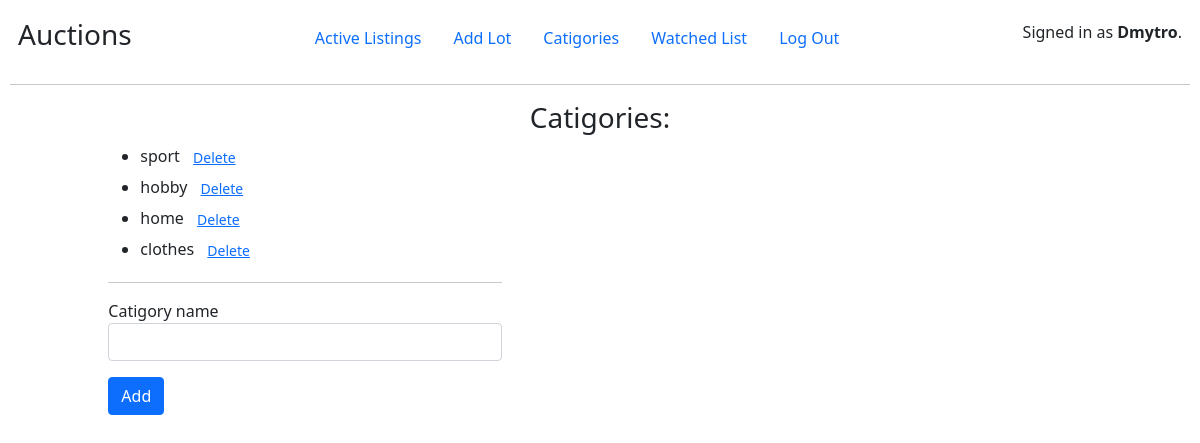
/catigories (signed in), run on an earlier commit of the app's database.
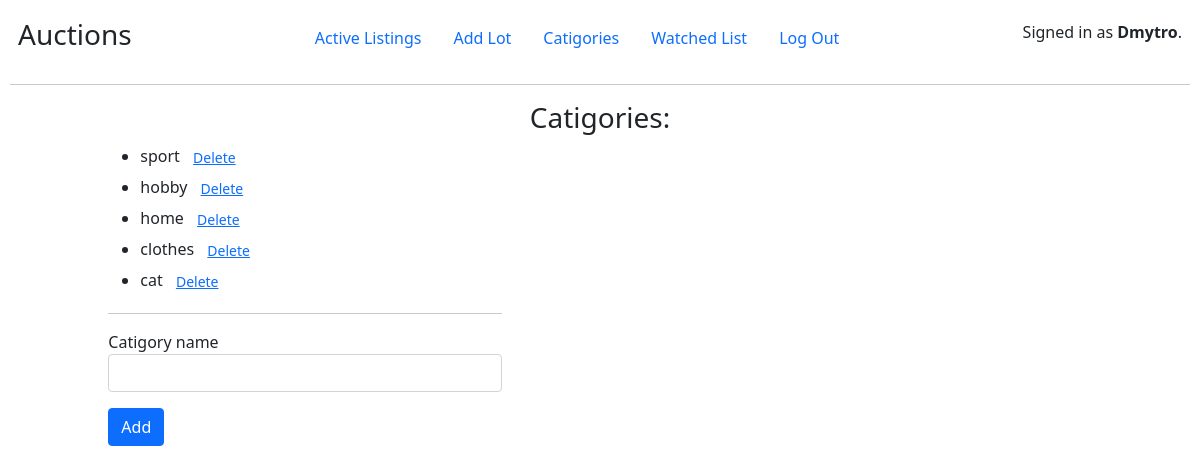
And on a later commit of the database.
### auctions/models.py (models this page shows)
class Catigory(models.Model):
    catigory_name = models.CharField(max_length=64, unique=True)
    def __str__(self):
        return self.catigory_name

### auctions/views.py (the view)
# urls.py: path('catigories', catigory_list, name='catigories_list_url'),
@login_required(login_url='login')
def catigory_list(request):
    catigories = Catigory.objects.all()
    if request.method == 'POST':
        bound_form = CatigoryForm(request.POST)
        if bound_form.is_valid():
            bound_form.save()
            return redirect('catigories_list_url')
        else:
            return render(request, 'auctions/catigories_list.html', {"form": bound_form, "catigories": catigories})
    else:
        form = CatigoryForm()
        return render(request, 'auctions/catigories_list.html', {"form" : form, "catigories": catigories})

### auctions/forms.py
class CatigoryForm(forms.ModelForm):
    class Meta:
        model = Catigory
        fields = ['catigory_name']
        widgets = {
            'catigory_name': forms.TextInput(attrs={"class":"form-control"})
        }

### auctions/templates/auctions/catigories_list.html (shortened to what this page needs)
{% extends "auctions/layout.html" %}
{% block body %}
<h3 class="col-md-4 offset-md-4 text-center">Catigories:</h3>
<div class="col-md-4 offset-md-1">
    <ul>
        {% for catigory in catigories %}
            <li>
                    {{catigory}}
                    <form style="display:inline;" action="{% url 'catigory_delete_url' catigory_id=catigory.id %}" method="post">
                        <button class="btn btn-link btn-sm" type="submit">Delete</button>
                    </form>
            </li>
        {% empty %}
                <h2> No Catigory </h2>
        {% endfor%}
    </ul>
    <hr>
    <form action="{% url 'catigories_list_url'%}" method="post">
        <div class="mb-3">
            {{form.catigory_name.label}}
          {{form.catigory_name}}
        </div>
        <button type="submit" class="btn btn-primary">Add</button>
    </form>
</div>
{% endblock %}

What changed in the data, as far as the page shows it:
added Catigory: catigory_name "cat"
